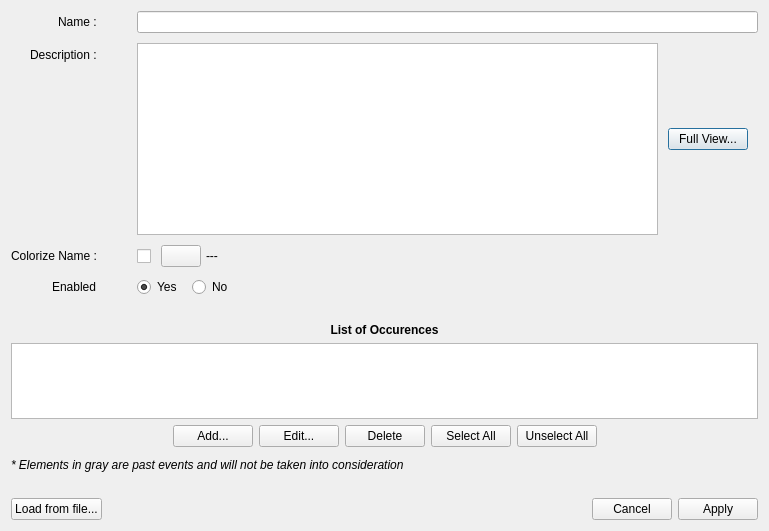
<?xml version="1.0" encoding="UTF-8"?>
<ui version="4.0">
 <class>EditIrregularDialog</class>
 <widget class="QDialog" name="EditIrregularDialog">
  <property name="geometry">
   <rect>
    <x>0</x>
    <y>0</y>
    <width>769</width>
    <height>531</height>
   </rect>
  </property>
  <property name="windowTitle">
   <string>Dialog</string>
  </property>
  <layout class="QVBoxLayout" name="verticalLayout_2">
   <item>
    <layout class="QVBoxLayout" name="verticalLayout" stretch="0,0,0,1,0,0,0,0,0">
     <item>
      <layout class="QFormLayout" name="formLayout">
       <property name="labelAlignment">
        <set>Qt::AlignRight|Qt::AlignTrailing|Qt::AlignVCenter</set>
       </property>
       <property name="horizontalSpacing">
        <number>40</number>
       </property>
       <property name="verticalSpacing">
        <number>10</number>
       </property>
       <item row="0" column="0">
        <widget class="QLabel" name="label">
         <property name="font">
          <font>
           <bold>false</bold>
          </font>
         </property>
         <property name="text">
          <string>Name :</string>
         </property>
        </widget>
       </item>
       <item row="0" column="1">
        <widget class="QLineEdit" name="nameLineEdit"/>
       </item>
       <item row="1" column="0">
        <widget class="QLabel" name="label_2">
         <property name="font">
          <font>
           <bold>false</bold>
          </font>
         </property>
         <property name="text">
          <string>Description :</string>
         </property>
        </widget>
       </item>
       <item row="1" column="1">
        <layout class="QHBoxLayout" name="horizontalLayout_2">
         <item>
          <widget class="QPlainTextEdit" name="descPlainTextEdit">
           <property name="font">
            <font>
             <italic>true</italic>
            </font>
           </property>
          </widget>
         </item>
         <item>
          <spacer name="horizontalSpacer_2">
           <property name="orientation">
            <enum>Qt::Horizontal</enum>
           </property>
           <property name="sizeType">
            <enum>QSizePolicy::Fixed</enum>
           </property>
           <property name="sizeHint" stdset="0">
            <size>
             <width>10</width>
             <height>20</height>
            </size>
           </property>
          </spacer>
         </item>
         <item>
          <widget class="QPushButton" name="fullViewPushButton">
           <property name="text">
            <string>Full View...</string>
           </property>
          </widget>
         </item>
         <item>
          <spacer name="horizontalSpacer_3">
           <property name="orientation">
            <enum>Qt::Horizontal</enum>
           </property>
           <property name="sizeType">
            <enum>QSizePolicy::Fixed</enum>
           </property>
           <property name="sizeHint" stdset="0">
            <size>
             <width>10</width>
             <height>20</height>
            </size>
           </property>
          </spacer>
         </item>
        </layout>
       </item>
       <item row="3" column="0">
        <widget class="QLabel" name="label_3">
         <property name="font">
          <font>
           <bold>false</bold>
          </font>
         </property>
         <property name="text">
          <string>Enabled</string>
         </property>
        </widget>
       </item>
       <item row="3" column="1">
        <layout class="QHBoxLayout" name="horizontalLayout_3">
         <item>
          <widget class="QRadioButton" name="activeYesRadioButton">
           <property name="text">
            <string>Yes</string>
           </property>
           <property name="checked">
            <bool>true</bool>
           </property>
           <attribute name="buttonGroup">
            <string notr="true">buttonGroup</string>
           </attribute>
          </widget>
         </item>
         <item>
          <spacer name="horizontalSpacer_10">
           <property name="orientation">
            <enum>Qt::Horizontal</enum>
           </property>
           <property name="sizeType">
            <enum>QSizePolicy::Fixed</enum>
           </property>
           <property name="sizeHint" stdset="0">
            <size>
             <width>10</width>
             <height>20</height>
            </size>
           </property>
          </spacer>
         </item>
         <item>
          <widget class="QRadioButton" name="activeNoRadioButton">
           <property name="text">
            <string>No</string>
           </property>
           <attribute name="buttonGroup">
            <string notr="true">buttonGroup</string>
           </attribute>
          </widget>
         </item>
         <item>
          <spacer name="horizontalSpacer_4">
           <property name="orientation">
            <enum>Qt::Horizontal</enum>
           </property>
           <property name="sizeHint" stdset="0">
            <size>
             <width>40</width>
             <height>20</height>
            </size>
           </property>
          </spacer>
         </item>
        </layout>
       </item>
       <item row="2" column="0">
        <widget class="QLabel" name="label_4">
         <property name="font">
          <font>
           <bold>false</bold>
          </font>
         </property>
         <property name="text">
          <string>Colorize Name :</string>
         </property>
        </widget>
       </item>
       <item row="2" column="1">
        <layout class="QHBoxLayout" name="horizontalLayout_5">
         <item>
          <widget class="QCheckBox" name="decorationColorCheckBox">
           <property name="sizePolicy">
            <sizepolicy hsizetype="Minimum" vsizetype="Preferred">
             <horstretch>0</horstretch>
             <verstretch>0</verstretch>
            </sizepolicy>
           </property>
           <property name="text">
            <string/>
           </property>
          </widget>
         </item>
         <item>
          <spacer name="horizontalSpacer_9">
           <property name="orientation">
            <enum>Qt::Horizontal</enum>
           </property>
           <property name="sizeType">
            <enum>QSizePolicy::Fixed</enum>
           </property>
           <property name="sizeHint" stdset="0">
            <size>
             <width>10</width>
             <height>20</height>
            </size>
           </property>
          </spacer>
         </item>
         <item>
          <widget class="QPushButton" name="decorationColorPushButton">
           <property name="sizePolicy">
            <sizepolicy hsizetype="Minimum" vsizetype="Preferred">
             <horstretch>0</horstretch>
             <verstretch>0</verstretch>
            </sizepolicy>
           </property>
           <property name="text">
            <string/>
           </property>
           <property name="flat">
            <bool>false</bool>
           </property>
          </widget>
         </item>
         <item>
          <spacer name="horizontalSpacer_8">
           <property name="orientation">
            <enum>Qt::Horizontal</enum>
           </property>
           <property name="sizeType">
            <enum>QSizePolicy::Fixed</enum>
           </property>
           <property name="sizeHint" stdset="0">
            <size>
             <width>5</width>
             <height>20</height>
            </size>
           </property>
          </spacer>
         </item>
         <item>
          <widget class="QLabel" name="decorationColorTextLabel">
           <property name="text">
            <string>---</string>
           </property>
          </widget>
         </item>
         <item>
          <spacer name="horizontalSpacer_7">
           <property name="orientation">
            <enum>Qt::Horizontal</enum>
           </property>
           <property name="sizeHint" stdset="0">
            <size>
             <width>40</width>
             <height>20</height>
            </size>
           </property>
          </spacer>
         </item>
        </layout>
       </item>
      </layout>
     </item>
     <item>
      <spacer name="verticalSpacer_2">
       <property name="orientation">
        <enum>Qt::Vertical</enum>
       </property>
       <property name="sizeType">
        <enum>QSizePolicy::Fixed</enum>
       </property>
       <property name="sizeHint" stdset="0">
        <size>
         <width>20</width>
         <height>20</height>
        </size>
       </property>
      </spacer>
     </item>
     <item>
      <widget class="QLabel" name="itemsViewTitleLabel">
       <property name="font">
        <font>
         <bold>true</bold>
        </font>
       </property>
       <property name="text">
        <string>List of Occurences</string>
       </property>
       <property name="alignment">
        <set>Qt::AlignCenter</set>
       </property>
      </widget>
     </item>
     <item>
      <widget class="QTableView" name="itemsTableView">
       <property name="alternatingRowColors">
        <bool>true</bool>
       </property>
       <property name="selectionBehavior">
        <enum>QAbstractItemView::SelectRows</enum>
       </property>
       <attribute name="horizontalHeaderStretchLastSection">
        <bool>true</bool>
       </attribute>
      </widget>
     </item>
     <item>
      <layout class="QHBoxLayout" name="horizontalLayout_Buttons">
       <item>
        <spacer name="horizontalSpacer_5">
         <property name="orientation">
          <enum>Qt::Horizontal</enum>
         </property>
         <property name="sizeHint" stdset="0">
          <size>
           <width>40</width>
           <height>20</height>
          </size>
         </property>
        </spacer>
       </item>
       <item>
        <widget class="QPushButton" name="addPushButton">
         <property name="text">
          <string>Add...</string>
         </property>
        </widget>
       </item>
       <item>
        <widget class="QPushButton" name="editPushButton">
         <property name="text">
          <string>Edit...</string>
         </property>
        </widget>
       </item>
       <item>
        <widget class="QPushButton" name="deletePushButton">
         <property name="text">
          <string>Delete</string>
         </property>
        </widget>
       </item>
       <item>
        <widget class="QPushButton" name="selectAllPushButton">
         <property name="text">
          <string>Select All</string>
         </property>
        </widget>
       </item>
       <item>
        <widget class="QPushButton" name="unselectAllPushButton">
         <property name="text">
          <string>Unselect All</string>
         </property>
        </widget>
       </item>
       <item>
        <spacer name="horizontalSpacer_6">
         <property name="orientation">
          <enum>Qt::Horizontal</enum>
         </property>
         <property name="sizeHint" stdset="0">
          <size>
           <width>40</width>
           <height>20</height>
          </size>
         </property>
        </spacer>
       </item>
      </layout>
     </item>
     <item>
      <spacer name="verticalSpacer_3">
       <property name="orientation">
        <enum>Qt::Vertical</enum>
       </property>
       <property name="sizeType">
        <enum>QSizePolicy::Fixed</enum>
       </property>
       <property name="sizeHint" stdset="0">
        <size>
         <width>20</width>
         <height>5</height>
        </size>
       </property>
      </spacer>
     </item>
     <item>
      <layout class="QHBoxLayout" name="horizontalLayout_4">
       <item>
        <widget class="QLabel" name="warningLabel">
         <property name="font">
          <font>
           <italic>true</italic>
          </font>
         </property>
         <property name="text">
          <string>* Elements in gray are past events and will not be taken into consideration</string>
         </property>
        </widget>
       </item>
      </layout>
     </item>
     <item>
      <spacer name="verticalSpacer">
       <property name="orientation">
        <enum>Qt::Vertical</enum>
       </property>
       <property name="sizeType">
        <enum>QSizePolicy::Fixed</enum>
       </property>
       <property name="sizeHint" stdset="0">
        <size>
         <width>20</width>
         <height>20</height>
        </size>
       </property>
      </spacer>
     </item>
     <item>
      <layout class="QHBoxLayout" name="horizontalLayout">
       <item>
        <widget class="QPushButton" name="loadPushButton">
         <property name="text">
          <string>Load from file...</string>
         </property>
        </widget>
       </item>
       <item>
        <spacer name="horizontalSpacer">
         <property name="orientation">
          <enum>Qt::Horizontal</enum>
         </property>
         <property name="sizeHint" stdset="0">
          <size>
           <width>40</width>
           <height>20</height>
          </size>
         </property>
        </spacer>
       </item>
       <item>
        <widget class="QPushButton" name="cancelPushButton">
         <property name="text">
          <string>Cancel</string>
         </property>
        </widget>
       </item>
       <item>
        <widget class="QPushButton" name="applyPushButton">
         <property name="text">
          <string>Apply</string>
         </property>
        </widget>
       </item>
      </layout>
     </item>
    </layout>
   </item>
  </layout>
 </widget>
 <resources/>
 <connections/>
 <buttongroups>
  <buttongroup name="buttonGroup"/>
 </buttongroups>
</ui>
